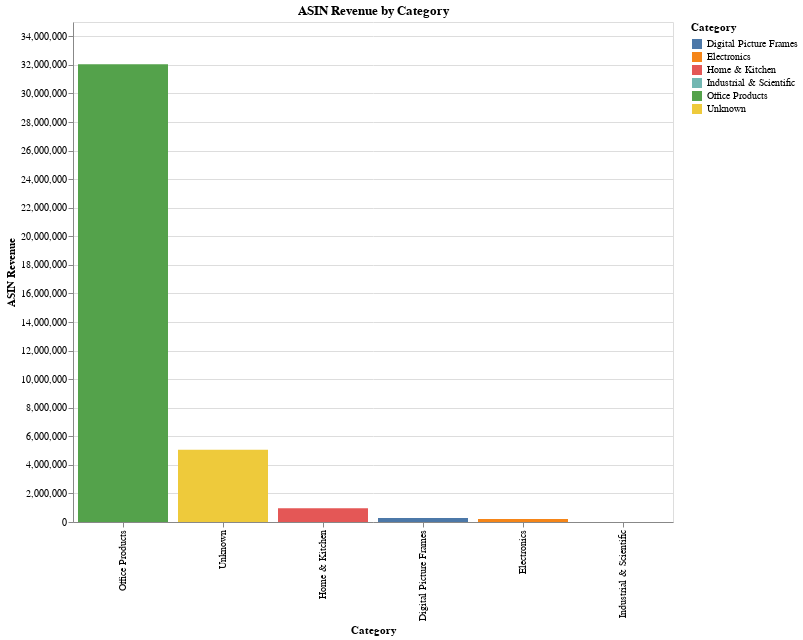

This figure's notebook cell:
### Code cell
chart2 = alt.Chart(category_revenue).mark_bar().encode(
    x=alt.X('Category', sort='-y'),
    y='ASIN Revenue',
    color='Category'
  ).properties(
    width=600,
    height=500,
    title='ASIN Revenue by Category'
  )
chart2

### Figure 1 — Vega-Lite specification as saved in the notebook (floating-point values rounded to 4 significant figures)
{"config": {"view": {"continuousWidth": 300, "continuousHeight": 300}}, "data": {"name": "data-c80d19ed06ad6c440b73eed25b42d7e6"}, "mark": {"type": "bar"}, "encoding": {"color": {"field": "Category", "type": "nominal"}, "x": {"field": "Category", "sort": "-y", "type": "nominal"}, "y": {"field": "ASIN Revenue", "type": "quantitative"}}, "height": 500, "title": "ASIN Revenue by Category", "width": 600, "$schema": "https://vega.github.io/schema/vega-lite/v5.20.1.json", "datasets": {"data-c80d19ed06ad6c440b73eed25b42d7e6": [{"Category": "Digital Picture Frames", "ASIN Revenue": 285800.0}, {"Category": "Electronics", "ASIN Revenue": 204500.0}, {"Category": "Home & Kitchen", "ASIN Revenue": 956000.0}, {"Category": "Industrial & Scientific", "ASIN Revenue": 1956.0}, {"Category": "Office Products", "ASIN Revenue": 32040000.0}, {"Category": "Unknown", "ASIN Revenue": 5060000.0}]}}
